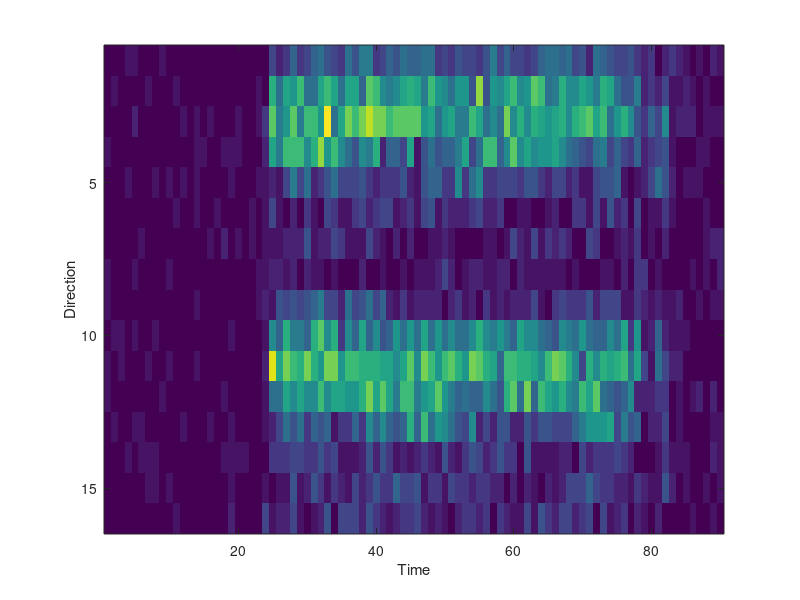
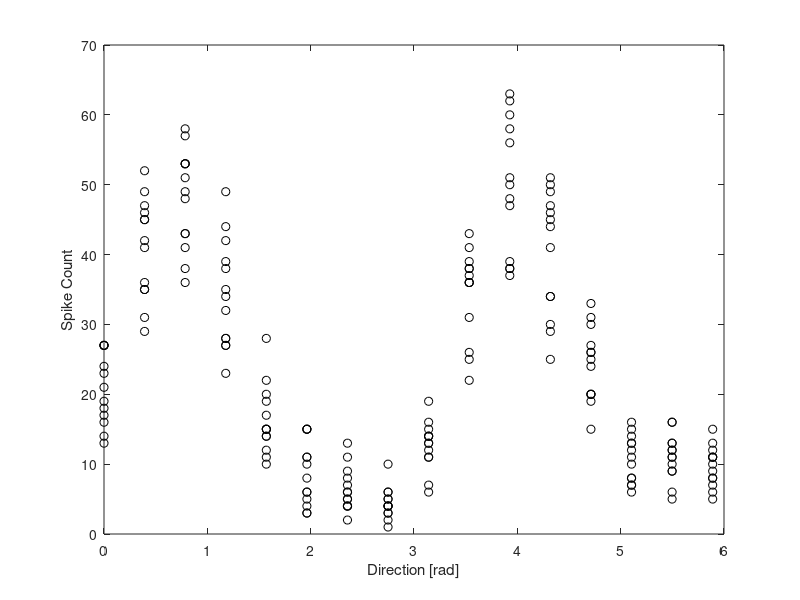

These figures' MATLAB source, in order: (Note: this script raises an error after producing the figures.)

%% 3.1 Load the data and preview...

load('data_v1_binned_moving.mat')

dataset_number = 1;
neuron_number = 1;

S = data{dataset_number}.spikes(neuron_number,:,:,:);
S = squeeze(S); % make data cube from the original 4d data (only look at 1 neuron for now)

figure(1)
imagesc(mean(S,3)); % show the average spike response over time
xlabel('Time'); ylabel('Direction')

% Sum spike counts over time so that we have a single tuning function
spike_counts = sum(S(:,25:80,:),2);   % only take the data from time bins 25-80
spike_counts = squeeze(spike_counts); % make data cube into a matrix [direction x trials]


%% 3.2 Plot spike counts as a function of direction

figure(2)
stim_direction = linspace(0,2*pi-2*pi/16,16);
plot(stim_direction,spike_counts,'ko')
xlabel('Direction [rad]'); ylabel('Spike Count')

%% 3.3 Make a function vonMises.m and Plot it using the following...

figure(3)
x = linspace(0,2*pi,256);  % Directions to plot a smooth curve
b = [1 .5 pi];              % arbitrary parameters to test things out
plot(x,vonMises(b,x))
xlabel('Direction [rad]'); ylabel('Von Mises')

%% 3.4 Use fminsearch to find the parameters (b) that minimize the sum squared error

x_matrix = repmat(stim_direction',1,13); % first we need to make sure 'x' and 'y' are the right sizes and lined up
options=[]; % for now just use default options (see help fminsearch for more)
b_mse = fminsearch('vonMisesCost',[1 0.1 pi],options,x_matrix(:),spike_counts(:)); % do the optimization

%% 3.5 Plot your model fit with the data


figure(4)
scatter(x_matrix(:)*180/pi,spike_counts(:),spike_counts(:)*0+60,'filled','MarkerFaceAlpha',0.4)     % plot the data
hold on
x0 = linspace(-10,345,256)*pi/180;
plot(x0*180/pi,vonMises(b_mse,x0),'LineWidth',2) % plot the prediction
hold off
xlim([min(x0) max(x0)]*180/pi)
box off; set(gca,'TickDir','out')
ylabel('Spike Rate')
xlabel('Stimulus Direction [deg]')


%%


f = @(b,x) exp(b(1)+b(2)*cos(2*(x-b(3))));
b_mse = nlinfit(x_matrix(:),spike_counts(:),f,[1 0.1 pi]);

%% Bonus...  version using a Generalized Linear Model (GLM)

X = [cos(2*x_matrix(:)) sin(2*x_matrix(:))];
[b_mle,dev,stats] = glmfit(X, spike_counts(:),'poisson');
Xgrid = [cos(2*x0') sin(2*x0')];
[yhat,dylo,dyhi] = glmval(b_mle,Xgrid,'log',stats);

figure(5)
scatter(x_matrix(:)*180/pi,spike_counts(:),spike_counts(:)*0+60,'filled','MarkerFaceAlpha',0.4)     % plot the data
hold on
x0 = linspace(-10,345,256)*pi/180;
plot(x0*180/pi,yhat,'LineWidth',2) % plot the prediction
plot(x0*180/pi,yhat-dylo,'k--','LineWidth',1) % 95% confidence interval
plot(x0*180/pi,yhat+dyhi,'k--','LineWidth',1)
hold off
xlim([min(x0) max(x0)]*180/pi)
box off; set(gca,'TickDir','out')
ylabel('Spike Rate')
xlabel('Stimulus Direction [deg]')
